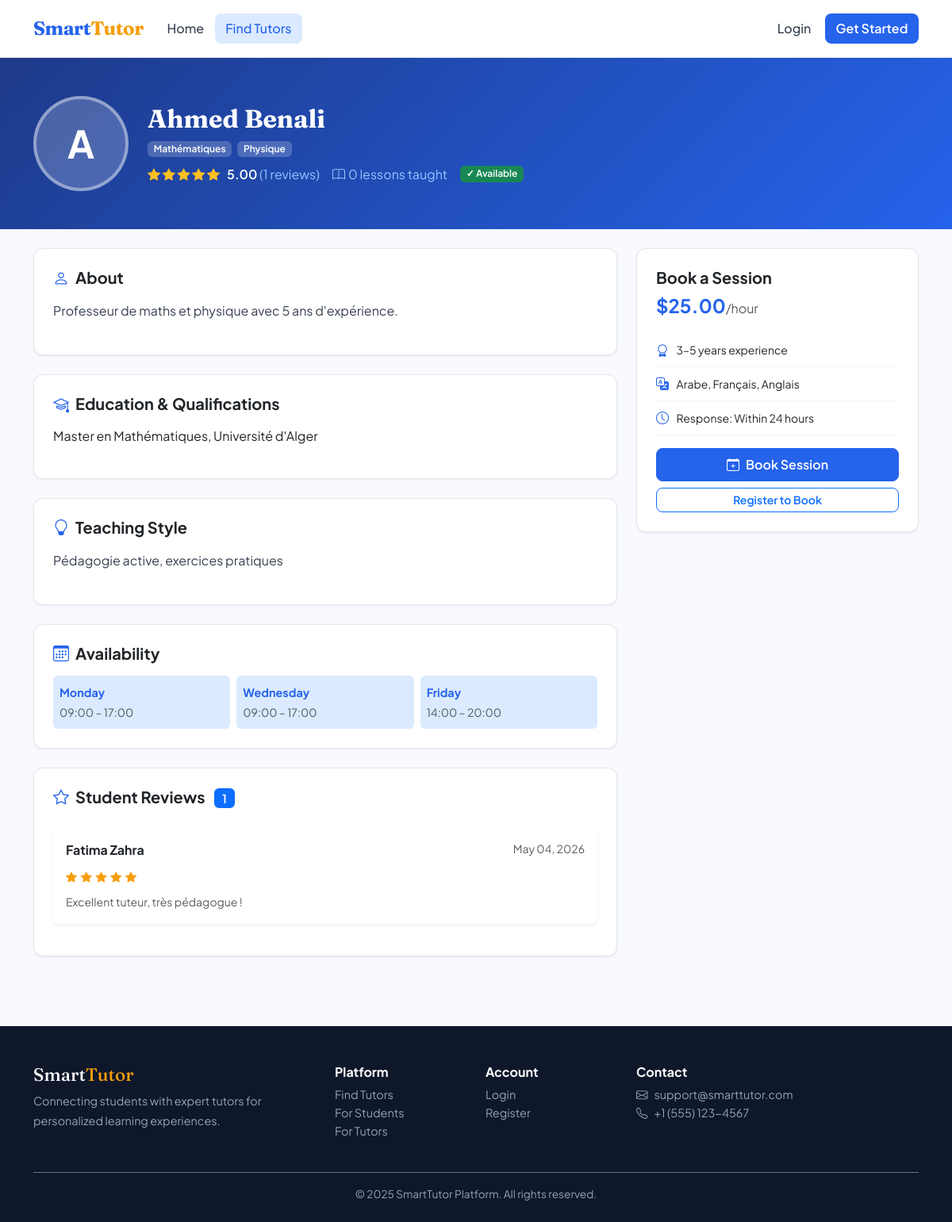
The app's page /tutors/3/ with its own data.
### tutors/models.py (models this page shows, shortened)
class TutorProfile(models.Model):
    EXPERIENCE_CHOICES = [
        ('0-1', 'Less than 1 year'),
        ('1-3', '1–3 years'),
        ('3-5', '3–5 years'),
        ('5+', '5+ years'),
    ]
    user = models.OneToOneField(User, on_delete=models.CASCADE, related_name='tutor_profile')
    subjects = models.ManyToManyField(Subject, blank=True, related_name='tutors')
    hourly_rate = models.DecimalField(max_digits=8, decimal_places=2, default=0.00)
    experience_years = models.CharField(max_length=10, choices=EXPERIENCE_CHOICES, default='0-1')
    education = models.TextField(blank=True, help_text="Degrees and certifications")
    teaching_style = models.TextField(blank=True)
    languages = models.CharField(max_length=200, blank=True, help_text="Comma-separated languages")
    timezone = models.CharField(max_length=50, default='UTC')
    is_available = models.BooleanField(default=True)
    average_rating = models.DecimalField(max_digits=3, decimal_places=2, default=0.00)
    total_reviews = models.PositiveIntegerField(default=0)
    total_lessons = models.PositiveIntegerField(default=0)
    response_time = models.CharField(max_length=50, default='Within 24 hours')
    created_at = models.DateTimeField(auto_now_add=True)
    updated_at = models.DateTimeField(auto_now=True)
    class Meta:
        db_table = 'tutor_profiles'
        ordering = ['-average_rating']

class Subject(models.Model):
    name = models.CharField(max_length=100, unique=True)
    category = models.CharField(max_length=50, blank=True)
    icon = models.CharField(max_length=50, blank=True, help_text="Bootstrap icon class")
    description = models.TextField(blank=True)
    created_at = models.DateTimeField(auto_now_add=True)
    class Meta:
        db_table = 'subjects'
        ordering = ['name']

class TutorAvailability(models.Model):
    DAY_CHOICES = [
        (0, 'Monday'), (1, 'Tuesday'), (2, 'Wednesday'),
        (3, 'Thursday'), (4, 'Friday'), (5, 'Saturday'), (6, 'Sunday'),
    ]
    tutor = models.ForeignKey(TutorProfile, on_delete=models.CASCADE, related_name='availability')
    day_of_week = models.IntegerField(choices=DAY_CHOICES)
    start_time = models.TimeField()
    end_time = models.TimeField()
    is_active = models.BooleanField(default=True)
    class Meta:
        db_table = 'tutor_availability'
        ordering = ['day_of_week', 'start_time']
        unique_together = ['tutor', 'day_of_week', 'start_time']

### accounts/models.py (models this page shows, shortened)
class User(AbstractUser):
    ROLE_STUDENT = 'student'
    ROLE_TUTOR = 'tutor'
    ROLE_ADMIN = 'admin'
    ROLE_CHOICES = [
        (ROLE_STUDENT, 'Student'),
        (ROLE_TUTOR, 'Tutor'),
        (ROLE_ADMIN, 'Admin'),
    ]
    role = models.CharField(max_length=10, choices=ROLE_CHOICES, default=ROLE_STUDENT)
    profile_picture = models.ImageField(upload_to='profile_pics/', blank=True, null=True)
    phone = models.CharField(max_length=20, blank=True)
    bio = models.TextField(blank=True)
    date_of_birth = models.DateField(null=True, blank=True)
    is_verified = models.BooleanField(default=False)
    created_at = models.DateTimeField(auto_now_add=True)
    updated_at = models.DateTimeField(auto_now=True)
    class Meta:
        db_table = 'users'
        verbose_name = 'User'
        verbose_name_plural = 'Users'

### reviews/models.py (models this page shows, shortened)
class Review(models.Model):
    booking = models.OneToOneField(Booking, on_delete=models.CASCADE, related_name='review')
    student = models.ForeignKey(User, on_delete=models.CASCADE, related_name='reviews_given')
    tutor = models.ForeignKey(User, on_delete=models.CASCADE, related_name='reviews_received')
    rating = models.IntegerField(validators=[MinValueValidator(1), MaxValueValidator(5)])
    comment = models.TextField(blank=True)
    is_approved = models.BooleanField(default=True)
    created_at = models.DateTimeField(auto_now_add=True)
    class Meta:
        db_table = 'reviews'
        ordering = ['-created_at']

### tutors/views.py (the view)
# urls.py: path('<int:pk>/', views.tutor_detail, name='detail'),
def tutor_detail(request, pk):
    tutor_profile = get_object_or_404(
        TutorProfile.objects.select_related('user').prefetch_related('subjects', 'availability'),
        pk=pk
    )
    reviews = tutor_profile.user.reviews_received.filter(is_approved=True).select_related('student')[:10]
    return render(request, 'tutors/tutor_detail.html', {
        'tutor': tutor_profile,
        'reviews': reviews,
    })

### notifications/context_processors.py (called while the page is built, shortened)
def notifications_processor(request):
    return {
        'unread_notifications_count': 0,
        'recent_notifications': [],
    }

### tutors/templates/tutors/tutor_detail.html (shortened to what this page needs)
{% extends 'base.html' %}
{% block content %}
<div class="profile-header">
    <div class="container">
        <div class="d-flex align-items-center gap-4 flex-wrap">
            {% if tutor.user.profile_picture %}
                <img src="{{ tutor.user.profile_picture.url }}" class="profile-avatar" alt="">
            {% else %}
                <div class="profile-avatar-ph">{{ tutor.user.first_name|first|upper }}</div>
            {% endif %}
            <div>
                <h2 style="font-family:var(--font-display);font-weight:700;margin-bottom:.25rem;">
                    {{ tutor.user.get_full_name }}
                </h2>
                <div style="color:#93c5fd;" class="mb-2">
                    {% for subj in tutor.subjects.all|slice:":4" %}
                    <span class="badge me-1" style="background:rgba(255,255,255,.2);">{{ subj.name }}</span>
                    {% endfor %}
                </div>
                <div class="d-flex align-items-center gap-3 flex-wrap">
                    <div style="color:#fbbf24;">
                        {% for i in "12345" %}
                        <i class="bi bi-star{% if forloop.counter <= tutor.average_rating %}-fill{% endif %}"></i>
                        {% endfor %}
                        <span style="color:#fff;margin-left:.4rem;font-weight:600;">{{ tutor.average_rating }}</span>
                        <span style="color:#93c5fd;">({{ tutor.total_reviews }} reviews)</span>
                    </div>
                    <span style="color:#93c5fd;"><i class="bi bi-book me-1"></i>{{ tutor.total_lessons }} lessons taught</span>
                    {% if tutor.is_available %}
                    <span class="badge bg-success">✓ Available</span>
                    {% else %}
                    <span class="badge bg-secondary">Unavailable</span>
                    {% endif %}
                </div>
            </div>
        </div>
    </div>
</div>
<div class="container py-4">
    <div class="row g-4">
        <div class="col-lg-8">
            <div class="card mb-4">
                <div class="card-body p-4">
                    <h5 class="fw-bold mb-3"><i class="bi bi-person me-2 text-primary"></i>About</h5>
                    <p style="line-height:1.8;color:var(--gray-700);">
                        {{ tutor.user.bio|default:"No bio provided yet." }}
                    </p>
                </div>
            </div>
            {% if tutor.education %}
            <div class="card mb-4">
                <div class="card-body p-4">
                    <h5 class="fw-bold mb-3"><i class="bi bi-mortarboard me-2 text-primary"></i>Education & Qualifications</h5>
                    <p style="line-height:1.8;color:var(--gray-700);">{{ tutor.education|linebreaks }}</p>
                </div>
            </div>
            {% endif %}
            {% if tutor.teaching_style %}
            <div class="card mb-4">
                <div class="card-body p-4">
                    <h5 class="fw-bold mb-3"><i class="bi bi-lightbulb me-2 text-primary"></i>Teaching Style</h5>
                    <p style="line-height:1.8;color:var(--gray-700);">{{ tutor.teaching_style }}</p>
                </div>
            </div>
            {% endif %}
            {% if tutor.availability.exists %}
            <div class="card mb-4">
                <div class="card-body p-4">
                    <h5 class="fw-bold mb-3"><i class="bi bi-calendar3 me-2 text-primary"></i>Availability</h5>
                    <div class="row g-2">
                        {% for slot in tutor.availability.all %}
                        <div class="col-md-4">
                            <div class="p-2 rounded" style="background:var(--primary-light);">
                                <strong style="color:var(--primary);font-size:.9rem;">{{ slot.get_day_of_week_display }}</strong><br>
                                <span class="small text-muted">{{ slot.start_time|time:"H:i" }} – {{ slot.end_time|time:"H:i" }}</span>
                            </div>
                        </div>
                        {% endfor %}
                    </div>
                </div>
            </div>
            {% endif %}
            <div class="card">
                <div class="card-body p-4">
                    <h5 class="fw-bold mb-4">
                        <i class="bi bi-star me-2 text-primary"></i>Student Reviews
                        <span class="badge bg-primary ms-2">{{ tutor.total_reviews }}</span>
                    </h5>
                    {% for review in reviews %}
                    <div class="review-card card mb-3 border-0 shadow-sm">
                        <div class="card-body p-3">
                            <div class="d-flex justify-content-between mb-2">
                                <strong>{{ review.student.get_full_name }}</strong>
                                <small class="text-muted">{{ review.created_at|date:"M d, Y" }}</small>
                            </div>
                            <div class="stars mb-2">
                                {% for i in "12345" %}
                                <i class="bi bi-star{% if forloop.counter <= review.rating %}-fill{% endif %} small"></i>
                                {% endfor %}
                            </div>
                            {% if review.comment %}
                            <p class="text-muted mb-0 small" style="line-height:1.6;">{{ review.comment }}</p>
                            {% endif %}
                        </div>
                    </div>
                    {% empty %}
                    <p class="text-muted">No reviews yet. Be the first to review!</p>
                    {% endfor %}
                </div>
            </div>
        </div>
        <div class="col-lg-4">
            <div class="booking-sidebar">
                <div class="card">
                    <div class="card-body p-4">
                        <h5 class="fw-bold mb-1">Book a Session</h5>
                        <div class="text-primary fw-bold fs-4 mb-3">
                            ${{ tutor.hourly_rate }}<span class="text-muted fw-normal fs-6">/hour</span>
                        </div>
                        <div class="mb-3">
                            <div class="info-item">
                                <i class="bi bi-award text-primary"></i>
                                <span class="small">{{ tutor.get_experience_years_display }} experience</span>
                            </div>
                            <div class="info-item">
                                <i class="bi bi-translate text-primary"></i>
                                <span class="small">{{ tutor.languages|default:"English" }}</span>
                            </div>
                            <div class="info-item">
                                <i class="bi bi-clock text-primary"></i>
                                <span class="small">Response: {{ tutor.response_time }}</span>
                            </div>
                        </div>
                        {% if user.is_authenticated %}
                            {% if user.is_student %}
                            <a href="{% url 'bookings:book' tutor.user.pk %}" class="btn btn-primary w-100 py-2 mb-2">
                                <i class="bi bi-calendar-plus me-2"></i>Book Session
                            </a>
                            {% elif user.is_tutor %}
                            <p class="text-muted small text-center">Switch to a student account to book sessions.</p>
                            {% endif %}
                        {% else %}
                        <a href="{% url 'accounts:login' %}?next={% url 'bookings:book' tutor.user.pk %}"
                           class="btn btn-primary w-100 py-2 mb-2">
                            <i class="bi bi-calendar-plus me-2"></i>Book Session
                        </a>
                        <a href="{% url 'accounts:register_student' %}" class="btn btn-outline-primary w-100 btn-sm">
                            Register to Book
                        </a>
                        {% endif %}
                    </div>
                </div>
            </div>
        </div>
    </div>
</div>
{% endblock %}

### records on screen
TutorProfile: user.first_name|first "A", user.get_full_name "Ahmed Benali", average_rating "5.00", total_reviews "1", total_lessons "0", user.bio "Professeur de maths et physique avec 5 ans d'expérience.", education "Master en Mathématiques, Université d'Alger", teaching_style "Pédagogie active, exercices pratiques", hourly_rate "25.00", experience_years "3–5 years", languages "Arabe, Français, Anglais", response_time "Within 24 hours"
Subject: name "Mathématiques"
Subject: name "Physique"
TutorAvailability: day_of_week "Monday", start_time "09:00", end_time "17:00"
TutorAvailability: day_of_week "Wednesday", start_time "09:00", end_time "17:00"
TutorAvailability: day_of_week "Friday", start_time "14:00", end_time "20:00"
Review: student.get_full_name "Fatima Zahra", created_at "May 04, 2026", rating 5 (drawn), comment "Excellent tuteur, très pédagogue !"
